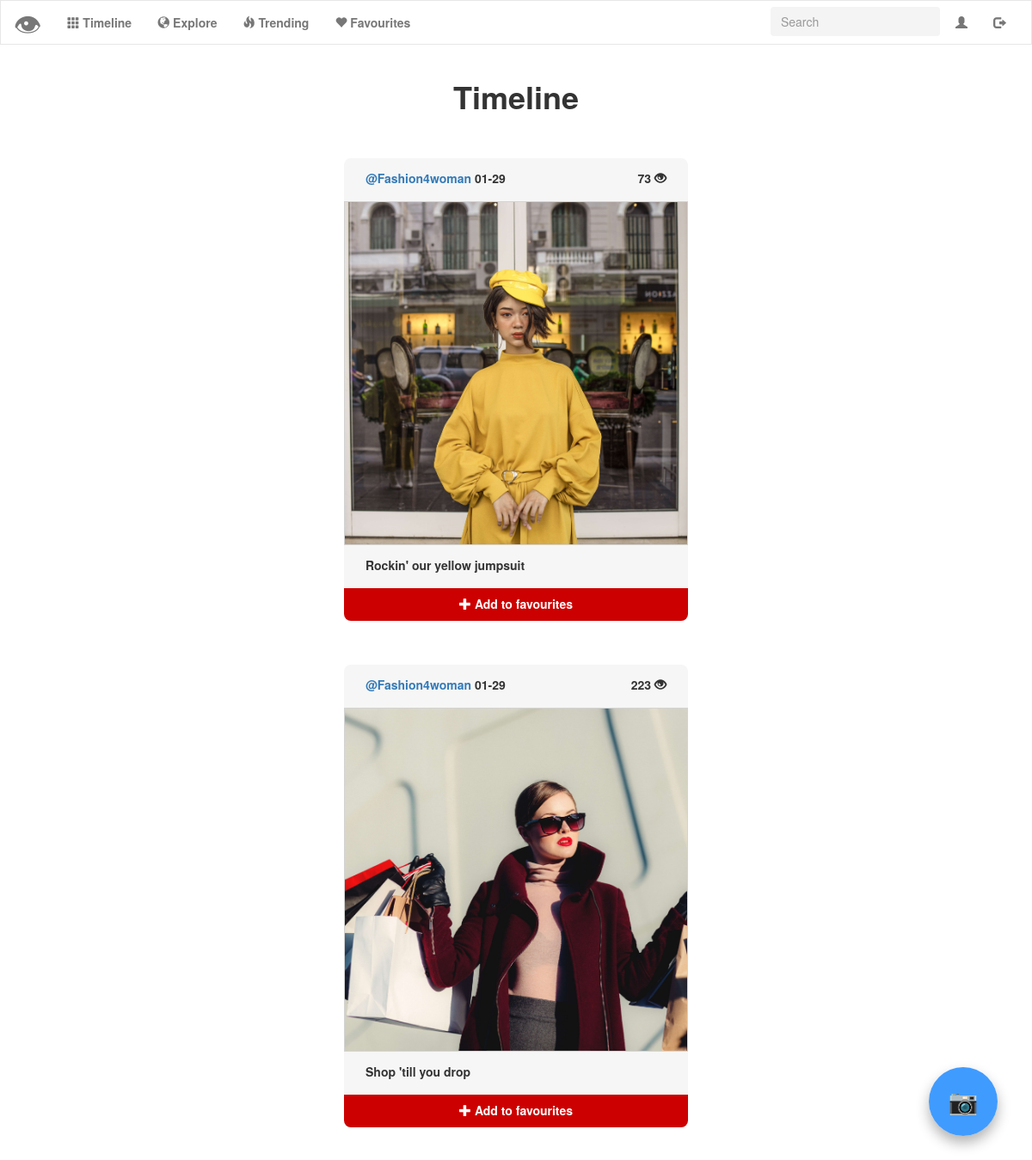
The page /timeline (signed in) on the database its author committed.
### tables this page shows
CREATE TABLE 'uploads' ('id' integer PRIMARY KEY AUTOINCREMENT NOT NULL, 'user_id' integer NOT NULL, 'upload' text NOT NULL, 'description' text NOT NULL, 'timestamp' double precision NOT NULL DEFAULT CURRENT_TIMESTAMP, 'username'  text NOT NULL  , 'score' INTEGER NOT NULL DEFAULT 0);

### application.py (the view)
@app.route("/timeline")
@login_required
def timeline():
    photos_empty = False
    show = True
    uploads = []
    followings_id = get_following(session["user_id"])
    for p in followings_id:
        user_uploads = get_all_uploads(p["user_id"])
        for u in user_uploads:
            uploads.append(u)
    if not uploads:
        photos_empty = True
    uploads.sort(key=lambda d: d['timestamp'], reverse=True)
    uploads = change_timestamp(uploads)
    if len(uploads) <= counter_timeline:
        show = False
    uploads = uploads[:counter_timeline]
    return render_template("timeline.html", uploads=uploads, user_id=session["user_id"], photos_empty=photos_empty, show=show)

### helpers.py (called while the page is built)
def login_required(f):
    @wraps(f)
    def decorated_function(*args, **kwargs):
        if session.get("user_id") is None:
            return redirect("/login")
        return f(*args, **kwargs)
    return decorated_function

def get_following(follower_id):
    following = db.execute("SELECT user_id FROM followers WHERE follower_id = :follower_id", follower_id=follower_id)
    return following

def change_timestamp(post_list):
    for post in post_list:
        date = post["timestamp"]
        date = date[5:11]
        post["timestamp"] = date
    return post_list

def get_all_uploads(user_id):
    user_photos = db.execute("SELECT * FROM uploads WHERE user_id = :user_id", user_id=user_id)
    user_photos.sort(key=lambda d: d['timestamp'], reverse=True)
    return user_photos

### templates/timeline.html (shortened to what this page needs)
{% extends "layout.html" %}
{% block main %}
<div class="container-title" id="timeline-title">
	<h1>
		<b>Timeline</b>
	</h1>
</div>
{% for post in uploads %}
<div class="button-images">
	<button name="modal" class="photo_modal" data-toggle="modal" data-target="#photomodal{{ post.id }}">
		<label for="modal" class="modal-label">
			<div class="timeline-container">
				<div class="timeline-description">
					<a href="{{ url_for('profile', username=post.username) }}">
						<label id="username">{{ post.username }} </label>
					</a>
					<label id="timestamp">{{ post.timestamp }} </label>
					<label id="score">{{ post.score }}
						<span class="glyphicon glyphicon-eye-open"></span>
					</label>
				</div>
				<img src="/upload/{{ post.upload }}" class="img-responsive">
				<div class="timeline-bottom">
					<label id="discription">{{ post.description }} </label>
					<button id="favourite" onclick="favouriteButtonClicked({{ user_id }}, {{ post.id }})" class="btn btn-red btn-fav">
						<span class="glyphicon glyphicon-plus"></span>
						<b> Add to favourites</b>
					</button>
				</div>
			</div>
		</label>
	</button>
</div>
{% endfor %}
{% endblock %}

### static/styles.css (style rules this page uses)
html,body { overflow-x: hidden; width: 100%; }
main img { max-width: 100%; }
.btn { width:200px !important; background-color:black; color:white; height:40px; margin-top: 5px; }
.btn-red { width:200px !important; background-color:#cc0000; color:white; height:40px; margin-top: 5px; }
.img-responsive { border: 0.5px solid lightgray; object-fit: cover; width:250px !important; height:250px !important; border-radius: 8px; }
.photo_modal { background-color: white; border: 0px; }
.modal-label { transition: all 0.3s ease 0s; cursor: pointer; outline: none; }
.button-images { margin-bottom:50px; }
#timeline-title { margin-bottom: 50px !important; }
.button-images button { cursor: pointer; width: 100%; display: block; }
.button-images img { object-fit: cover; min-width:400px !important; min-height:400px !important; max-width: 650px !important; max-height: 650px !important; border-radius: 0; }
.timeline-description { text-align: left; padding-left: 25px; position: relative; top: 50%; transform: translateY(-50%); -webkit-transform: translateY(-50%); }
.timeline-container { background-color: rgba(246,246,246,1); border-radius: 8px 8px 0px 0px; padding-top:25px; padding-bottom:25px; }
.timeline-bottom { text-align: left; padding-left: 25px; position: relative; top: 50%; transform: translateY(50%); -webkit-transform: translateY(50%); }
.btn-fav { margin-left:auto; margin-right: auto; width: 400px !important; max-width:400px !important; margin-top: -8px !important; border-radius: 0px 0px 8px 8px; }
#score { float:right; padding-right: 25px }

### rows shown on the page
uploads: username "@Fashion4woman", timestamp "01-29", score "73", upload (picture), description "Rockin' our yellow jumpsuit"
uploads: username "@Fashion4woman", timestamp "01-29", score "223", upload (picture), description "Shop 'till you drop"
